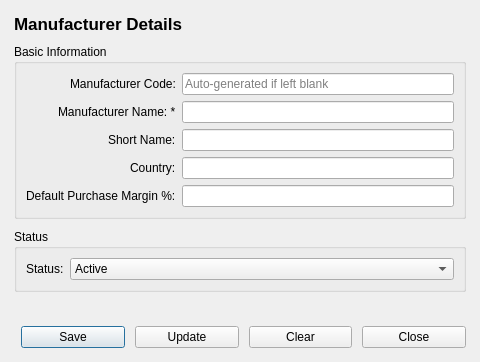
<?xml version="1.0" encoding="UTF-8"?>
<ui version="4.0">
 <class>ManufacturerFormDialog</class>
 <widget class="QDialog" name="ManufacturerFormDialog">
  <property name="geometry">
   <rect>
    <x>0</x>
    <y>0</y>
    <width>480</width>
    <height>360</height>
   </rect>
  </property>
  <property name="windowTitle">
   <string>Manufacturer</string>
  </property>
  <property name="modal">
   <bool>true</bool>
  </property>
  <layout class="QVBoxLayout" name="verticalLayoutRoot">
   <property name="spacing">
    <number>10</number>
   </property>
   <property name="leftMargin">
    <number>14</number>
   </property>
   <property name="topMargin">
    <number>14</number>
   </property>
   <property name="rightMargin">
    <number>14</number>
   </property>
   <property name="bottomMargin">
    <number>14</number>
   </property>
   <item>
    <widget class="QLabel" name="lblFormTitle">
     <property name="font">
      <font>
       <pointsize>13</pointsize>
       <bold>true</bold>
      </font>
     </property>
     <property name="text">
      <string>Manufacturer Details</string>
     </property>
    </widget>
   </item>
   <item>
    <widget class="QGroupBox" name="grpBasicInfo">
     <property name="title">
      <string>Basic Information</string>
     </property>
     <layout class="QFormLayout" name="formLayoutBasic">
      <property name="labelAlignment">
       <set>Qt::AlignRight|Qt::AlignVCenter</set>
      </property>
      <item row="0" column="0">
       <widget class="QLabel" name="lblManufacturerCode">
        <property name="text">
         <string>Manufacturer Code:</string>
        </property>
        <property name="buddy">
         <cstring>txtManufacturerCode</cstring>
        </property>
       </widget>
      </item>
      <item row="0" column="1">
       <widget class="QLineEdit" name="txtManufacturerCode">
        <property name="toolTip">
         <string>Leave blank to auto-generate (e.g. MFG-0001)</string>
        </property>
        <property name="placeholderText">
         <string>Auto-generated if left blank</string>
        </property>
       </widget>
      </item>
      <item row="1" column="0">
       <widget class="QLabel" name="lblManufacturerName">
        <property name="text">
         <string>Manufacturer Name: *</string>
        </property>
        <property name="buddy">
         <cstring>txtManufacturerName</cstring>
        </property>
       </widget>
      </item>
      <item row="1" column="1">
       <widget class="QLineEdit" name="txtManufacturerName">
        <property name="toolTip">
         <string>Mandatory. Must be unique.</string>
        </property>
        <property name="maxLength">
         <number>150</number>
        </property>
       </widget>
      </item>
      <item row="2" column="0">
       <widget class="QLabel" name="lblManufacturerShortName">
        <property name="text">
         <string>Short Name:</string>
        </property>
       </widget>
      </item>
      <item row="2" column="1">
       <widget class="QLineEdit" name="txtManufacturerShortName">
        <property name="readOnly">
         <bool>true</bool>
        </property>
        <property name="toolTip">
         <string>Auto-generated from the first word of the Manufacturer Name. Not editable.</string>
        </property>
       </widget>
      </item>
      <item row="3" column="0">
       <widget class="QLabel" name="lblCountry">
        <property name="text">
         <string>Country:</string>
        </property>
        <property name="buddy">
         <cstring>txtCountry</cstring>
        </property>
       </widget>
      </item>
     <item row="3" column="1">
       <widget class="QLineEdit" name="txtCountry">
        <property name="maxLength">
         <number>100</number>
        </property>
       </widget>
      </item>
      <item row="4" column="0">
       <widget class="QLabel" name="lblDefaultMarginPercent">
        <property name="text">
         <string>Default Purchase Margin %:</string>
        </property>
        <property name="buddy">
         <cstring>txtDefaultMarginPercent</cstring>
        </property>
       </widget>
      </item>
      <item row="4" column="1">
       <widget class="QLineEdit" name="txtDefaultMarginPercent">
        <property name="toolTip">
         <string>Used only to ESTIMATE Purchase Rate from MRP during Opening Stock entry (e.g. 20 means MRP - 20%). Leave blank if unknown -- rate stays fully manual then.</string>
        </property>
       </widget>
      </item>
     </layout>
    </widget>
   </item>
   <item>
    <widget class="QGroupBox" name="grpStatus">
     <property name="title">
      <string>Status</string>
     </property>
     <layout class="QFormLayout" name="formLayoutStatus">
      <property name="labelAlignment">
       <set>Qt::AlignRight|Qt::AlignVCenter</set>
      </property>
      <item row="0" column="0">
       <widget class="QLabel" name="lblStatus">
        <property name="text">
         <string>Status:</string>
        </property>
        <property name="buddy">
         <cstring>cmbStatus</cstring>
        </property>
       </widget>
      </item>
      <item row="0" column="1">
       <widget class="QComboBox" name="cmbStatus">
        <item>
         <property name="text">
          <string>Active</string>
         </property>
        </item>
        <item>
         <property name="text">
          <string>Inactive</string>
         </property>
        </item>
       </widget>
      </item>
     </layout>
    </widget>
   </item>
   <item>
    <widget class="QLabel" name="lblValidationMessage">
     <property name="text">
      <string></string>
     </property>
     <property name="styleSheet">
      <string notr="true">color: #c0392b;</string>
     </property>
     <property name="wordWrap">
      <bool>true</bool>
     </property>
    </widget>
   </item>
   <item>
    <layout class="QHBoxLayout" name="horizontalLayoutFormButtons">
     <item>
      <spacer name="horizontalSpacerFormButtons">
       <property name="orientation">
        <enum>Qt::Horizontal</enum>
       </property>
      </spacer>
     </item>
     <item>
      <widget class="QPushButton" name="btnSave">
       <property name="text">
        <string>Save</string>
       </property>
       <property name="toolTip">
        <string>Save this manufacturer (Ctrl+S)</string>
       </property>
       <property name="default">
        <bool>true</bool>
       </property>
      </widget>
     </item>
     <item>
      <widget class="QPushButton" name="btnUpdate">
       <property name="text">
        <string>Update</string>
       </property>
       <property name="toolTip">
        <string>Save changes to this manufacturer</string>
       </property>
       <property name="visible">
        <bool>false</bool>
       </property>
      </widget>
     </item>
     <item>
      <widget class="QPushButton" name="btnClear">
       <property name="text">
        <string>Clear</string>
       </property>
       <property name="toolTip">
        <string>Clear the form</string>
       </property>
      </widget>
     </item>
     <item>
      <widget class="QPushButton" name="btnClose">
       <property name="text">
        <string>Close</string>
       </property>
       <property name="toolTip">
        <string>Discard and close (Esc)</string>
       </property>
      </widget>
     </item>
    </layout>
   </item>
  </layout>
 </widget>
 <tabstops>
  <tabstop>txtManufacturerCode</tabstop>
  <tabstop>txtManufacturerName</tabstop>
  <tabstop>txtCountry</tabstop>
  <tabstop>cmbStatus</tabstop>
  <tabstop>btnSave</tabstop>
  <tabstop>btnUpdate</tabstop>
  <tabstop>btnClear</tabstop>
  <tabstop>btnClose</tabstop>
 </tabstops>
 <resources/>
 <connections/>
</ui>
